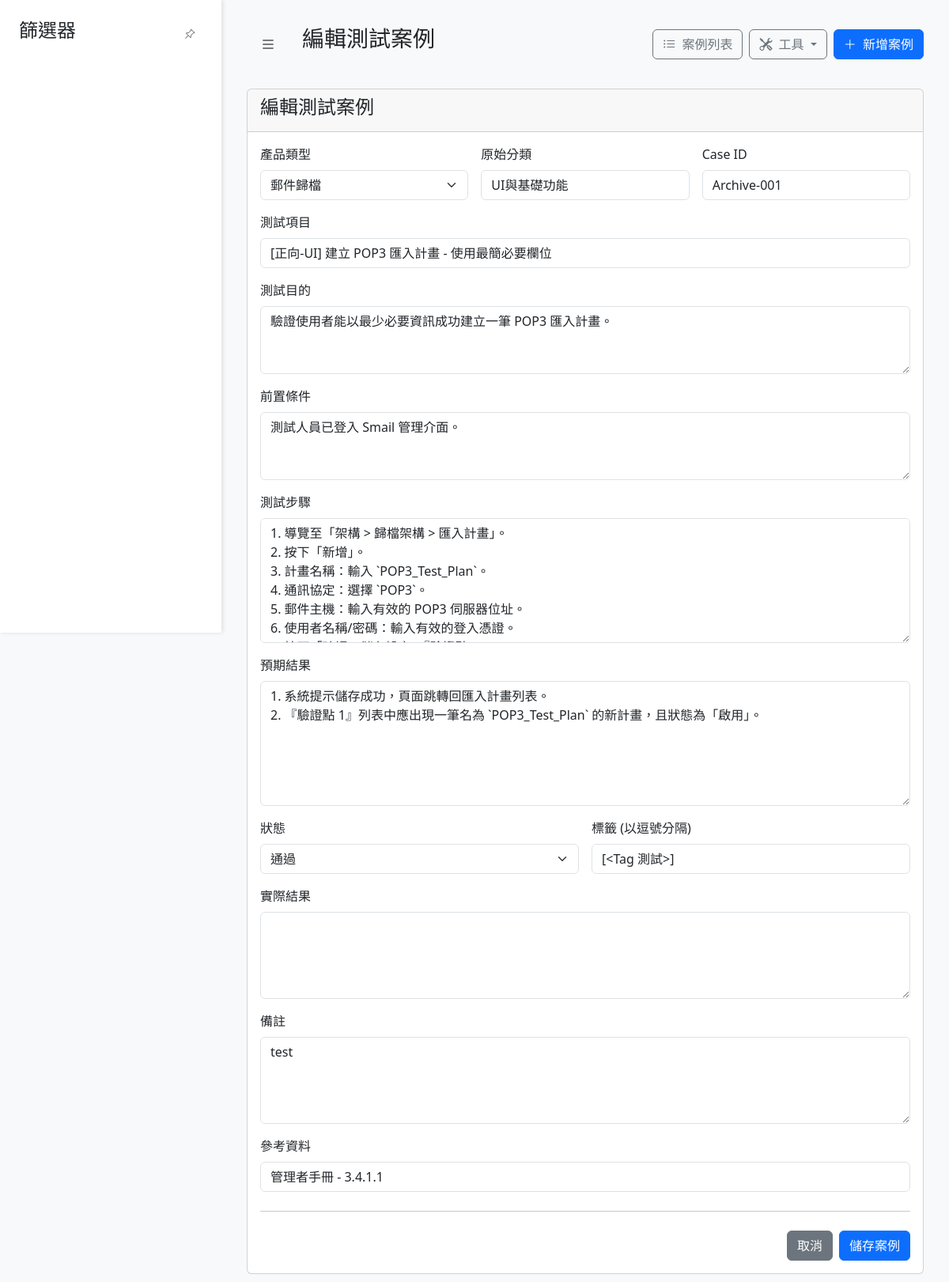
The app's page /edit/601, older data.
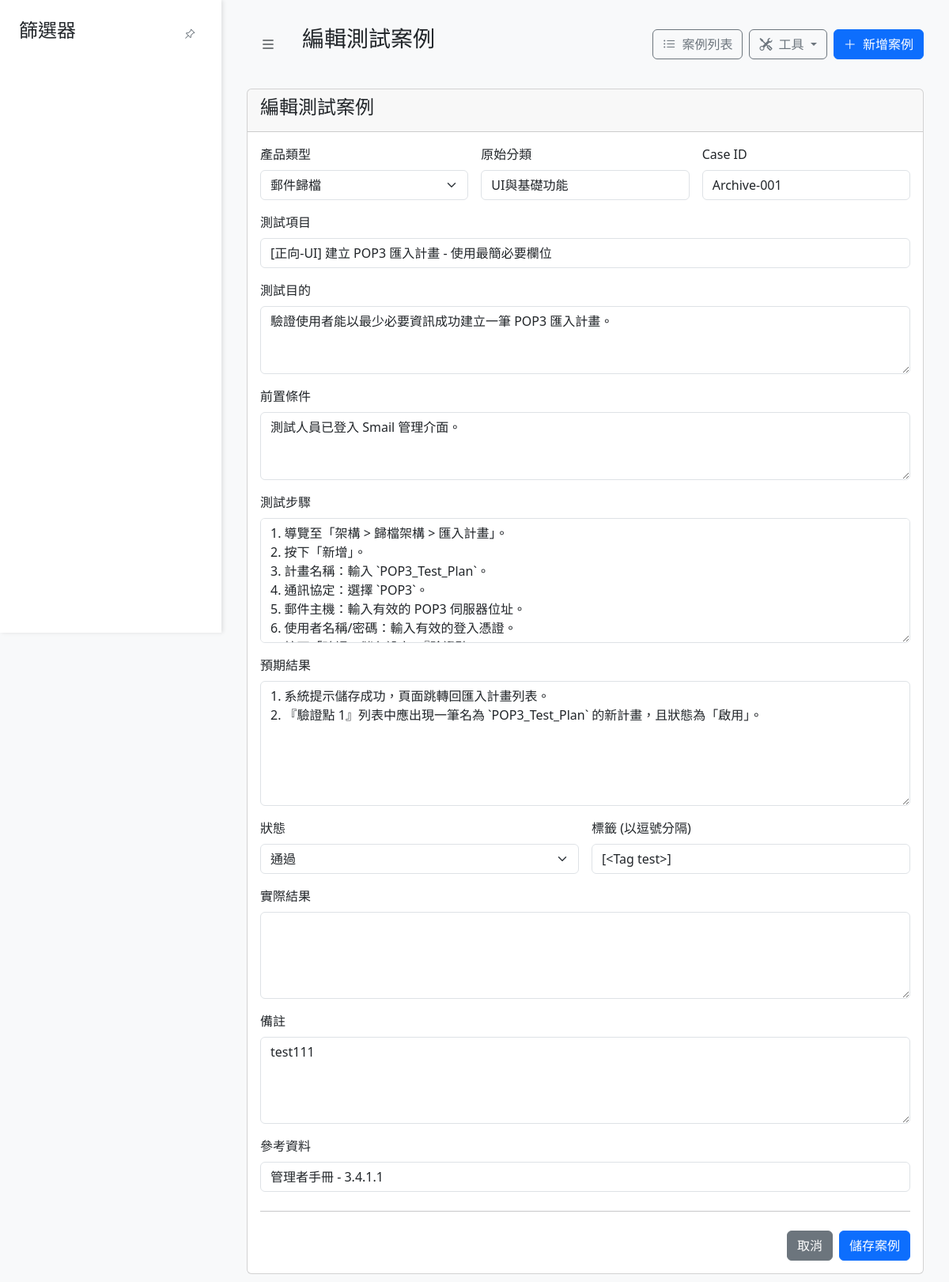
The same page, newer data.
### models.py (models this page shows)
class Tag(db.Model):
    id = db.Column(db.Integer, primary_key=True)
    name = db.Column(db.String(50), unique=True, nullable=False)
    def __repr__(self):
        return f'<Tag {self.name}>'

class TestCase(db.Model):
    id = db.Column(db.Integer, primary_key=True)
    product_type = db.Column(db.String(50), nullable=False, default='未分類產品')
    category = db.Column(db.String(100), nullable=False)
    main_category = db.Column(db.String(50), nullable=True)
    sub_category = db.Column(db.String(50), nullable=True)
    case_id = db.Column(db.String(50), unique=True, nullable=False)
    test_item = db.Column(db.String(200), nullable=False)
    test_purpose = db.Column(db.Text, nullable=True)
    preconditions = db.Column(db.Text, nullable=True)
    test_steps = db.Column(db.Text, nullable=True)
    expected_result = db.Column(db.Text, nullable=True)
    actual_result = db.Column(db.Text, nullable=True)
    status = db.Column(db.String(20), nullable=False, default='未執行')
    notes = db.Column(db.Text, nullable=True)
    reference = db.Column(db.String(200), nullable=True)
    tags = db.relationship('Tag', secondary=test_case_tags, lazy='subquery',
                           backref=db.backref('test_cases', lazy=True))
    attachments = db.relationship('Attachment', backref='test_case', lazy=True, cascade="all, delete-orphan")

### app.py (the view, shortened to what this page needs)
@app.route('/edit/<int:id>', methods=['GET', 'POST'])
def edit_case(id):
    case_to_edit = TestCase.query.get_or_404(id)
    return render_template('case_form.html', title="編輯測試案例", case=case_to_edit)

### app.py (called while the page is built)
@app.context_processor
def inject_status_options():
    status_options = ['未執行', '進行中', '通過', '失敗']
    return dict(status_options=status_options)

@app.context_processor
def utility_processor():
    return dict(render_manual_list=render_manual_list_in_template)

### templates/case_form.html (shortened to what the changed rows need)
{% extends 'base.html' %}
{% block sidebar %}
    {% set hide_sidebar = True %}
{% endblock %}
{% block content %}
<div class="card">
    <div class="card-body">
        <form method="POST" class="needs-validation" novalidate>
            <div class="row g-3">
                <div class="col-md-4">
                    <label for="product_type" class="form-label">產品類型</label>
                    <select class="form-select" id="product_type" name="product_type" required>
                        <option value="郵件歸檔" {% if case and case.product_type == '郵件歸檔' %}selected{% endif %}>郵件歸檔</option>
                    </select>
                </div>
                <div class="col-md-4">
                    <label for="category" class="form-label">原始分類</label>
                    <input type="text" class="form-control" id="category" name="category" value="{{ case.category or '' }}">
                </div>
                <div class="col-md-4">
                    <label for="case_id" class="form-label">Case ID</label>
                    <input type="text" class="form-control" id="case_id" name="case_id" value="{{ case.case_id or '' }}" required>
                </div>
                <div class="col-12">
                    <label for="test_item" class="form-label">測試項目</label>
                    <input type="text" class="form-control" id="test_item" name="test_item" value="{{ case.test_item or '' }}" required>
                </div>
                <div class="col-12">
                    <label for="test_purpose" class="form-label">測試目的</label>
                    <textarea class="form-control" id="test_purpose" name="test_purpose" rows="3">{{ case.test_purpose or '' }}</textarea>
                </div>
                <div class="col-12">
                    <label for="preconditions" class="form-label">前置條件</label>
                    <textarea class="form-control" id="preconditions" name="preconditions" rows="3">{{ case.preconditions or '' }}</textarea>
                </div>
                <div class="col-12">
                    <label for="test_steps" class="form-label">測試步驟</label>
                    <textarea class="form-control" id="test_steps" name="test_steps" rows="6">{{ case.test_steps or '' }}</textarea>
                </div>
                <div class="col-12">
                    <label for="expected_result" class="form-label">預期結果</label>
                    <textarea class="form-control" id="expected_result" name="expected_result" rows="6">{{ case.expected_result or '' }}</textarea>
                </div>
                <div class="col-md-6">
                    <label for="status" class="form-label">狀態</label>
                    <select class="form-select" id="status" name="status" required>
                        {% for status_option in status_options %}
                            <option value="{{ status_option }}" {% if case and case.status == status_option %}selected{% endif %}>
                                {{ status_option }}
                            </option>
                        {% endfor %}
                    </select>
                </div>
                <div class="col-md-6">
                    <label for="tags" class="form-label">標籤 (以逗號分隔)</label>
                    <input type="text" class="form-control" id="tags" name="tags" value="{{ case.tags or '' }}">
                </div>
                <div class="col-12">
                    <label for="notes" class="form-label">備註</label>
                    <textarea class="form-control" id="notes" name="notes" rows="4">{{ case.notes or '' }}</textarea>
                </div>
                <div class="col-12">
                    <label for="reference" class="form-label">參考資料</label>
                    <input type="text" class="form-control" id="reference" name="reference" value="{{ case.reference or '' }}">
                </div>
            </div>
        </form>
    </div>
</div>
{% endblock %}

Row changes from the older to the newer data that the page shows:
no longer on this page (row unchanged): Tag: tags "[<Tag 測試>]"
changed TestCase "郵件歸檔": notes "test" → "test111"
added Tag: tags "[<Tag test>]"
